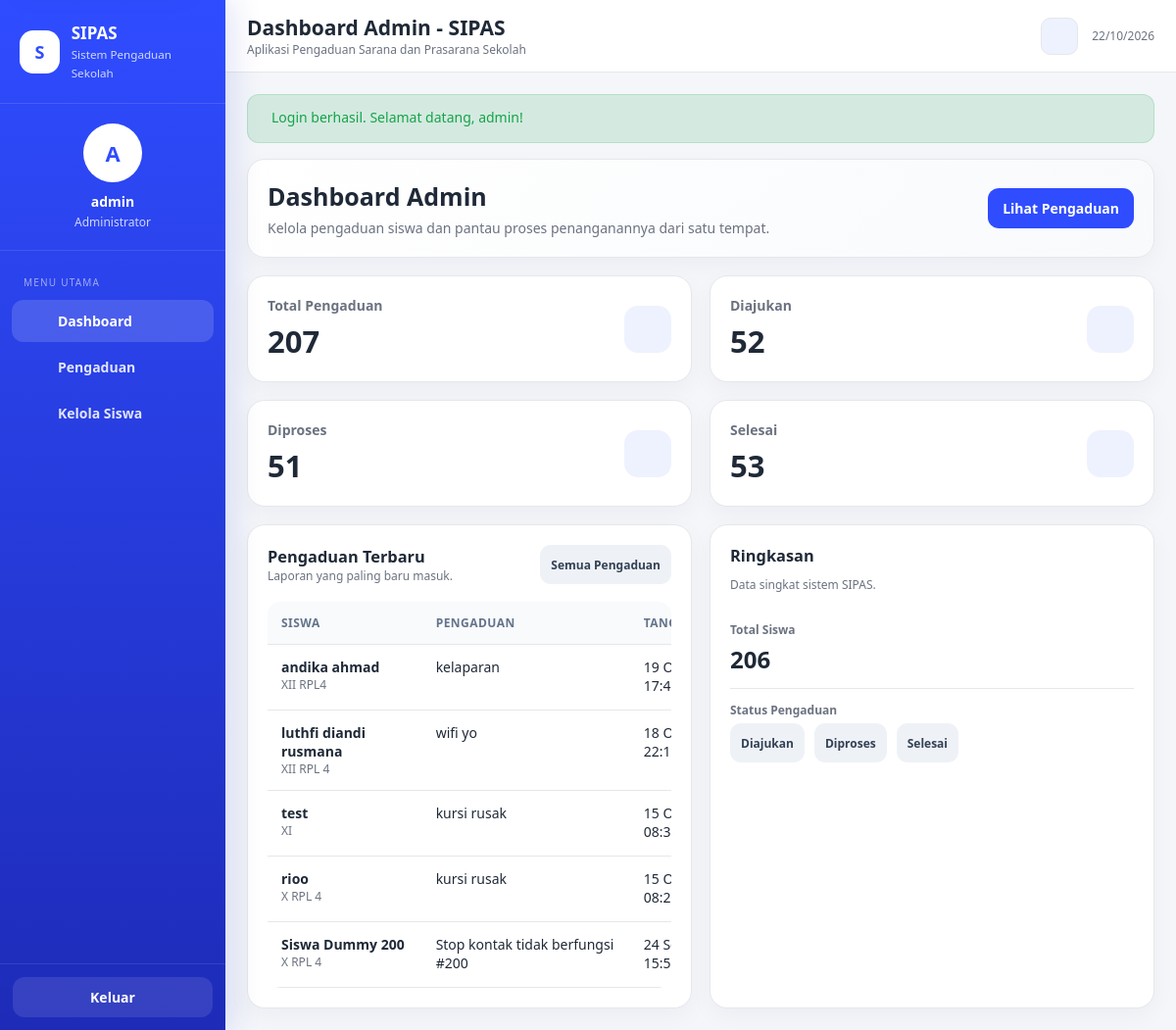
Page /index.php?page=dashboard (signed in) on the committed database.
### tables this page shows
CREATE TABLE `pengaduan` (
  `id_pengaduan` int(10) UNSIGNED NOT NULL,
  `id_siswa` int(10) UNSIGNED NOT NULL,
  `judul_pengaduan` varchar(150) NOT NULL,
  `isi_pengaduan` text NOT NULL,
  `tanggal_pengaduan` datetime NOT NULL DEFAULT current_timestamp(),
  `status` enum('Diajukan','Diproses','Selesai','Ditolak') NOT NULL DEFAULT 'Diajukan'
);

CREATE TABLE `siswa` (
  `id_siswa` int(10) UNSIGNED NOT NULL,
  `id_user` int(10) UNSIGNED NOT NULL,
  `nis` varchar(20) NOT NULL,
  `nama_siswa` varchar(100) NOT NULL,
  `kelas` varchar(30) NOT NULL
);

### helpers.php (called while the page is built, shortened)
<?php
function e($value) {
    return htmlspecialchars((string) $value, ENT_QUOTES | ENT_SUBSTITUTE, 'UTF-8');
}
function formatTanggal($tanggal) {
    $ts = strtotime($tanggal);
    $bulan = [1=>'Jan','Feb','Mar','Apr','Mei','Jun','Jul','Agu','Sep','Okt','Nov','Des'];
    return date('d', $ts) . ' ' . $bulan[(int) date('n', $ts)] . ' ' . date('Y, H:i', $ts);
}
function view($file, $data = []) {
    extract($data);
    require __DIR__ . '/views/' . $file . '.php';
}

### models/PengaduanModel.php (called while the page is built, shortened)
<?php
class PengaduanModel
{
    private $db;
    public function __construct($db)
    {
        $this->db = $db;
    }
    public function countByStatus() {
        $rows = ['total' => 0, 'Diajukan' => 0, 'Diproses' => 0, 'Selesai' => 0, 'Ditolak' => 0];
        $stmt = $this->db->query('SELECT status, COUNT(*) AS total FROM pengaduan GROUP BY status');
        foreach ($stmt->fetchAll() as $row) {
            if (array_key_exists($row['status'], $rows)) {
                $rows[$row['status']] = (int) $row['total'];
                $rows['total'] += (int) $row['total'];
            }
        }
        return $rows;
    }
    public function latest($limit = 5) {
        $limit = max(1, min(20, $limit));
        $stmt = $this->db->prepare('SELECT p.*, s.nama_siswa, s.kelas FROM pengaduan p INNER JOIN siswa s ON s.id_siswa = p.id_siswa ORDER BY p.tanggal_pengaduan DESC, p.id_pengaduan DESC LIMIT :limit');
        $stmt->bindValue(':limit', $limit, PDO::PARAM_INT);
        $stmt->execute();
        return $stmt->fetchAll();
    }
}

### views/admin/dashboard.php (the view, shortened to what this page needs)
<?php
$title='Dashboard Admin - SIPAS'; $menu='dashboard'; require __DIR__ . '/../layout/header.php'; ?>
<div class="card welcome page-space-after">
    <div class="card-body">
        <h2>Dashboard Admin</h2>
        <p>Kelola pengaduan siswa dan pantau proses penanganannya dari satu tempat.</p>
    </div>
    <div class="card-body welcome-action"><a class="btn btn-primary" href="index.php?page=admin-pengaduan"><?= uiIcon('report') ?><span>Lihat Pengaduan</span></a></div>
</div>
<div class="grid grid-4 page-space-after">
    <?php foreach ([
        ['Total Pengaduan', $stats['total'], 'report'],
        ['Diajukan', $stats['Diajukan'], 'clock'],
        ['Diproses', $stats['Diproses'], 'refresh'],
        ['Selesai', $stats['Selesai'], 'check'],
    ] as $st): ?>
        <div class="card">
            <div class="card-body stat">
                <div><div class="stat-label"><?= e($st[0]) ?></div><div class="stat-value"><?= (int)$st[1] ?></div></div>
                <div class="stat-icon"><?= uiIcon($st[2]) ?></div>
            </div>
        </div>
    <?php endforeach; ?>
</div>
<div class="grid grid-2">
    <div class="card">
        <div class="card-body">
            <div class="page-actions">
                <div><h3>Pengaduan Terbaru</h3><div class="small muted">Laporan yang paling baru masuk.</div></div>
                <a class="btn btn-secondary btn-sm" href="index.php?page=admin-pengaduan">Semua Pengaduan</a>
            </div>
            <?php if (!$terbaru): ?>
                <div class="empty-state compact">
                    <div class="empty-state-icon"><?= uiIcon('report') ?></div>
                    <h3>Belum ada pengaduan</h3>
                    <p>Belum ada laporan sarana dan prasarana yang masuk ke sistem.</p>
                    <a class="btn btn-secondary btn-sm" href="index.php?page=admin-pengaduan">Buka Pengaduan</a>
                </div>
            <?php else: ?>
                <div class="table-wrap">
                    <table class="table">
                        <thead><tr><th>Siswa</th><th>Pengaduan</th><th>Tanggal</th><th>Status</th><th>Aksi</th></tr></thead>
                        <tbody>
                        <?php foreach ($terbaru as $row): ?>
                            <tr>
                                <td><strong><?=  e($row['nama_siswa']) ?></strong><div class="small muted"><?= e($row['kelas']) ?></div></td>
                                <td><?= e($row['judul_pengaduan']) ?></td>
                                <td><?= e(formatTanggal($row['tanggal_pengaduan'])) ?></td>
                            </tr>
                        <?php endforeach; ?>
                        </tbody>
                    </table>
                </div>
            <?php endif; ?>
        </div>
    </div>
    <div class="card">
        <div class="card-body">
            <h3 class="section-title-simple">Ringkasan</h3>
            <div class="small muted summary-intro">Data singkat sistem SIPAS.</div>
            <div class="detail-item">
                <label>Total Siswa</label>
                <strong class="summary-value"><?= (int)$totalSiswa ?></strong>
            </div>
            <div class="detail-item">
                <label>Status Pengaduan</label>
                <div class="toolbar status-filters">
                    <a class="btn btn-secondary btn-sm" href="index.php?page=admin-pengaduan&status=Diajukan">Diajukan</a>
                    <a class="btn btn-secondary btn-sm" href="index.php?page=admin-pengaduan&status=Diproses">Diproses</a>
                    <a class="btn btn-secondary btn-sm" href="index.php?page=admin-pengaduan&status=Selesai">Selesai</a>
                </div>
            </div>
        </div>
    </div>
</div>
<?php require __DIR__ . '/../layout/footer.php'; ?>

### assets/style.css (style rules this page uses)
:root { --primary: #2f4cff; --primary-dark: #1e2bb8; --bg: #f4f6fa; --card: #fff; --card-alt: #f8fafc; --text: #1f2937; --muted: #6b7280; --border: #e5e7eb; --success: #16a34a; --warning: #f59e0b; --danger: #dc2626; --info: #2563eb; --input-bg: #fff; --input-border: #d7dce5; --shadow-card: rgba(15, 23, 42, .04); --shadow-row: rgba(15, 23, 42, .035); --sidebar-grad-1: #2f4cff; --sidebar-grad-2: #1e2bb8; --sidebar-shadow: rgba(30, 43, 184, .13); --chip-bg: #eef2ff; --btn-secondary-bg: #eef2f7; --btn-secondary-text: #334155; --table-th-bg: #f8fafc; --table-th-text: #64748b; --timeline-line: #dbe2ff; --timeline-dot-ring: #e9edff; --auth-bg-1: #ffffff; --auth-bg-2: #f4f6fa; --auth-hero-1: #f8fafc; --auth-hero-2: #eef2ff; --backdrop: rgba(15, 23, 42, .38); }
* { box-sizing: border-box; }
html { height: 100%; }
html, body { margin: 0; padding: 0; font-family: "Segoe UI", Tahoma, Arial, sans-serif; background: var(--bg); color: var(--text); font-size: 14px; min-height: 100%; overflow-x: hidden; transition: background-color .2s ease, color .2s ease; }
body { -webkit-text-size-adjust: 100%; min-height: 100dvh; padding-top: env( safe-area-inset-top, 0px ); padding-bottom: env( safe-area-inset-bottom, 0px ); }
a { text-decoration: none; color: inherit; }
.grid { display: grid; gap: 18px; }
.grid-4 { grid-template-columns: repeat( 4, minmax(0, 1fr) ); }
.grid-2 { grid-template-columns: repeat( 2, minmax(0, 1fr) ); }
.card { background: var(--card); border: 1px solid var(--border); border-radius: 18px; box-shadow: 0 8px 24px var(--shadow-card); }
.card-body { padding: 20px; }
.stat { display: flex; align-items: center; justify-content: space-between; }
.stat-label { color: var(--muted); font-weight: 600; }
.stat-value { font-size: 31px; font-weight: 800; margin-top: 6px; }
.stat-icon { width: 48px; height: 48px; border-radius: 14px; background: var(--chip-bg); color: var(--primary); display: grid; place-items: center; font-size: 21px; }
.welcome { display: flex; justify-content: space-between; align-items: center; gap: 20px; background: linear-gradient( 135deg, var(--card), var(--card-alt) ); }
.welcome h2 { margin: 0 0 6px; font-size: 25px; }
.welcome p { margin: 0; color: var(--muted); }
.btn { border: 0; border-radius: 11px; padding: 11px 15px; display: inline-flex; align-items: center; justify-content: center; gap: 8px; font-weight: 700; cursor: pointer; }
.btn-primary { background: var(--primary); color: #fff; }
.btn-secondary { background: var(--btn-secondary-bg); color: var(--btn-secondary-text); }
.btn-sm { padding: 8px 11px; font-size: 12px; }
.toolbar { display: flex; gap: 10px; flex-wrap: wrap; align-items: center; }
.table-wrap { width: 100%; overflow-x: auto; overflow-y: hidden; -webkit-overflow-scrolling: touch; border-radius: 14px; }
.table { width: 100%; border-collapse: collapse; min-width: 700px; }
.table td, .table th { word-break: normal; }
.table th, .table td { padding: 13px 14px; border-bottom: 1px solid var(--border); vertical-align: top; text-align: left; }
.table th { font-size: 12px; text-transform: uppercase; letter-spacing: .04em; color: var(--table-th-text); background: var(--table-th-bg); }
.detail-item { padding: 13px 0; border-bottom: 1px solid var(--border); }
.detail-item:last-child { border-bottom: 0; }
.detail-item label { display: block; color: var(--muted); font-size: 12px; font-weight: 700; margin-bottom: 5px; }
.page-actions { display: flex; justify-content: space-between; align-items: center; gap: 12px; margin-bottom: 18px; }
.muted { color: var(--muted); }
.small { font-size: 12px; }
@media (max-width: 1250px) { .grid-4 { grid-template-columns: repeat( 2, minmax(0,1fr) ); } }
button, a, input, textarea, select { -webkit-tap-highlight-color: transparent; }
.btn { min-height: 40px; transition: background-color .2s ease, color .2s ease, transform .2s ease, box-shadow .2s ease, opacity .2s ease; }
.page-space-after { margin-bottom: 18px; }
.page-actions h2, .page-actions h3, .section-heading h2, .section-title h3, .section-title-simple { margin: 0; }
.section-title-simple { margin-bottom: 10px; }
.summary-intro { margin-bottom: 16px; }
.summary-value { font-size: 24px; }
.status-filters, .filter-toolbar, .row-actions { margin-top: 2px; }

### rows in the picture
pengaduan: id_siswa.nama_siswa "andika ahmad", id_siswa.kelas "XII RPL4", judul_pengaduan "kelaparan", tanggal_pengaduan "19…"
pengaduan: id_siswa.nama_siswa "luthfi diandi rusmana", id_siswa.kelas "XII RPL 4", judul_pengaduan "wifi yo", tanggal_pengaduan "18…"
pengaduan: id_siswa.nama_siswa "test", id_siswa.kelas "XI", judul_pengaduan "kursi rusak", tanggal_pengaduan "15…"
pengaduan: id_siswa.nama_siswa "rioo", id_siswa.kelas "X RPL 4", judul_pengaduan "kursi rusak", tanggal_pengaduan "15…"
pengaduan: id_siswa.nama_siswa "Siswa Dummy 200", id_siswa.kelas "X RPL 4", judul_pengaduan "Stop kontak tidak berfungsi #200", tanggal_pengaduan "24…"

### other values in the picture
substr($name, 0, 1) "A"
$name "admin"
$title "Dashboard Admin - SIPAS"
$flash['message'] "Login berhasil. Selamat datang, admin!"
$st[0] "Total Pengaduan"
$st[1] "207"
$st[0] "Diajukan"
$st[1] "52"
$st[0] "Diproses"
$st[1] "51"
$st[0] "Selesai"
$st[1] "53"
$totalSiswa "206"
